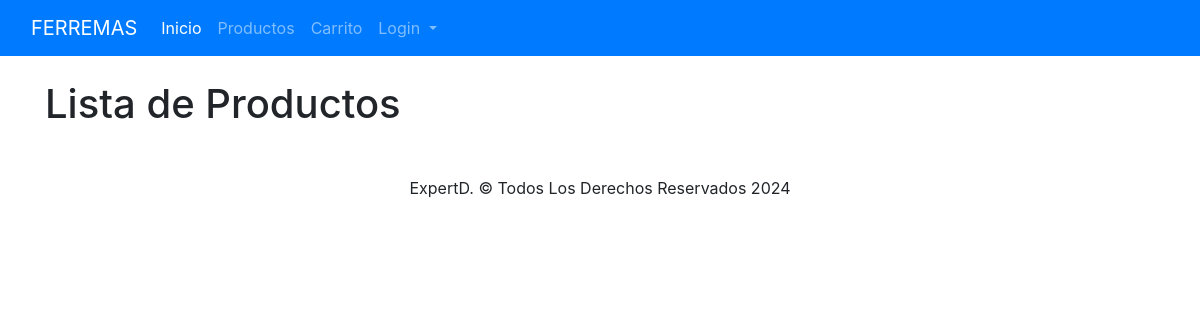
/productos/, run on an earlier commit of the app's database.
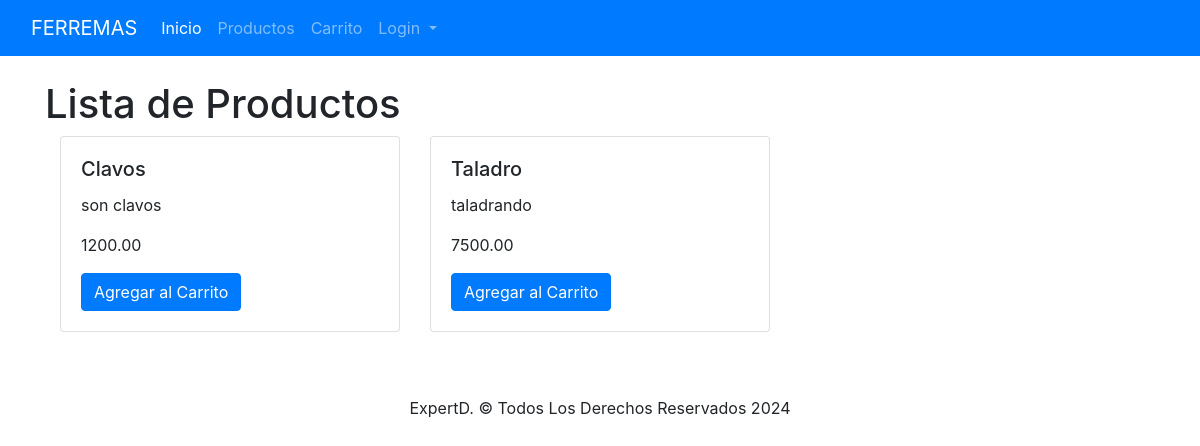
And on a later commit of the database.
### App/models.py (models this page shows, shortened)
class Producto(models.Model):
    producto_id = models.IntegerField(primary_key=True)
    nombre = models.CharField(max_length=100)
    descripcion = models.TextField()
    precio = models.DecimalField(max_digits=10, decimal_places=2)
    cantidad = models.IntegerField(default=1)

### App/views.py (the view)
# urls.py: path('productos/', views.productos, name='productos'),
def productos(request):
    productos = Producto.objects.all()
    return render(request, 'carrito/productos.html', {'productos': productos})

### App/templates/carrito/productos.html (shortened to what this page needs)
{% extends "../index.html" %}
{% block body %}
<h1>Lista de Productos</h1>
<div class="container">
  <div class="row">
    {% for producto in productos %}
    <div class="col-md-4">
      <div class="card mb-4">
        <div class="card-body">
          <h5 class="card-title">{{ producto.nombre }}</h5>
          <p class="card-text">{{ producto.descripcion }}</p>
          <p class="card-text">{{ producto.precio }}</p>
          <a href="{% url 'carrito' producto.producto_id %}" class="btn btn-primary">Agregar al Carrito</a>
        </div>
      </div>
    </div>
    {% endfor %}
  </div>
</div>
{% endblock %}

### App/templates/index.html (shortened to what this page needs)
{% load static %}
<!DOCTYPE html>
<html lang="es">
<head>
    <link rel="stylesheet" href="https://cdn.jsdelivr.net/npm/bootstrap@4.5.3/dist/css/bootstrap.min.css"
>
    <link rel="stylesheet" href="{% static 'css/estilos.css' %}">
</head>
<body>
    <nav class="navbar navbar-expand-lg navbar-dark bg-primary">
        <div class="container-fluid">
            <a class="navbar-brand">FERREMAS</a>
            <div class="collapse navbar-collapse" id="navbarTogglerDemo03">
                <ul class="navbar-nav me-auto mb-2 mb-lg-0">
                    <li class="nav-item">
                        <a class="nav-link active" aria-current="page" href="{% url 'index' %}">Inicio</a>
                    </li>
                    <li class="nav-item">
                        <a class="nav-link" href="{% url 'productos' %}">Productos</a>
                    </li>
                    <li class="nav-item">
                        <a class="nav-link" href="{% url 'carrito' %}">Carrito</a>
                    </li>
                    <li class="nav-item dropdown ">
                        <a class="nav-link dropdown-toggle" href="#" role="button" data-bs-toggle="dropdown"
                            aria-expanded="false">
                            Login
                        </a>
                    </li>
                </ul>
            </div>
        </div>
    </nav>
    <div class="container py-4">
        {% block body %}
        {% endblock %}
    </div>
    <div class="row align-items-center justify-content-center flex-wrap">
        <footer>
            <p class="fs-5 px-3  pt-3">ExpertD. &copy; Todos Los Derechos Reservados 2024</p>
        </footer>
    </div>
</body>
</html>

### App/static/css/estilos.css (style rules this page uses)
* { margin: 0; padding: 0; }

What changed in the data, as far as the page shows it:
added Producto: nombre "Clavos", descripcion "son clavos", precio "1200.00"
added Producto: nombre "Taladro", descripcion "taladrando", precio "7500.00"
